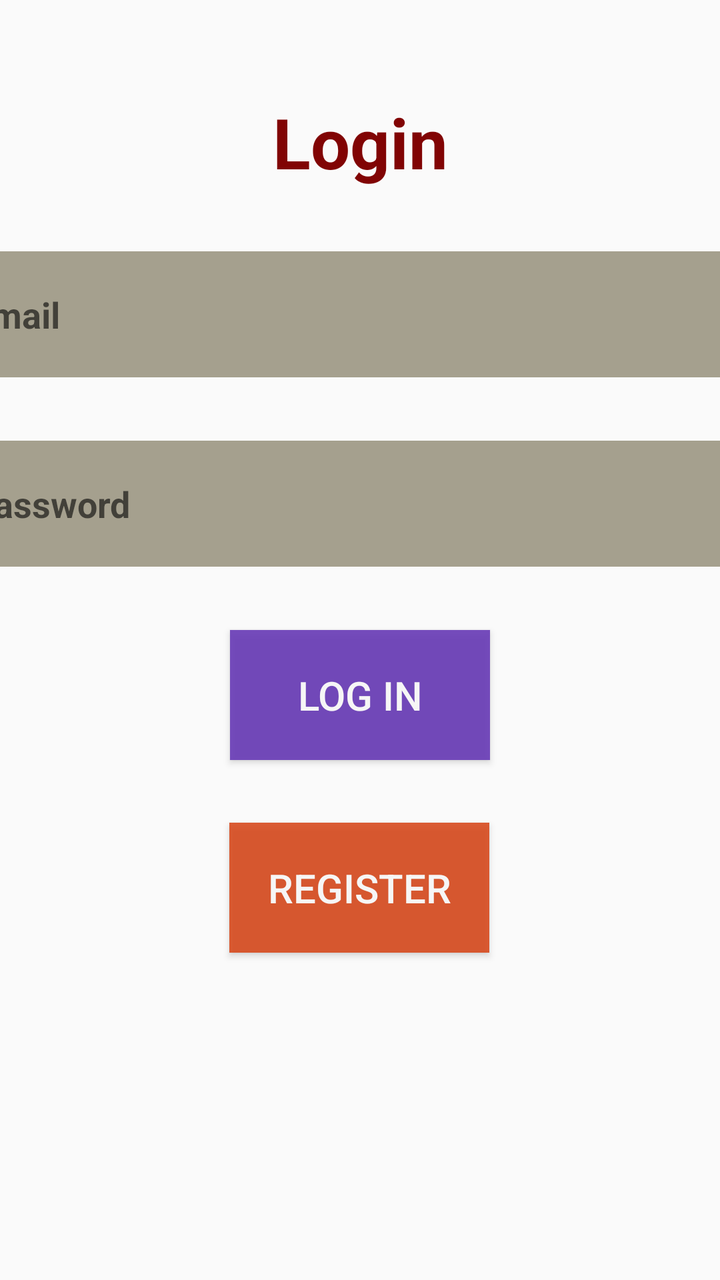
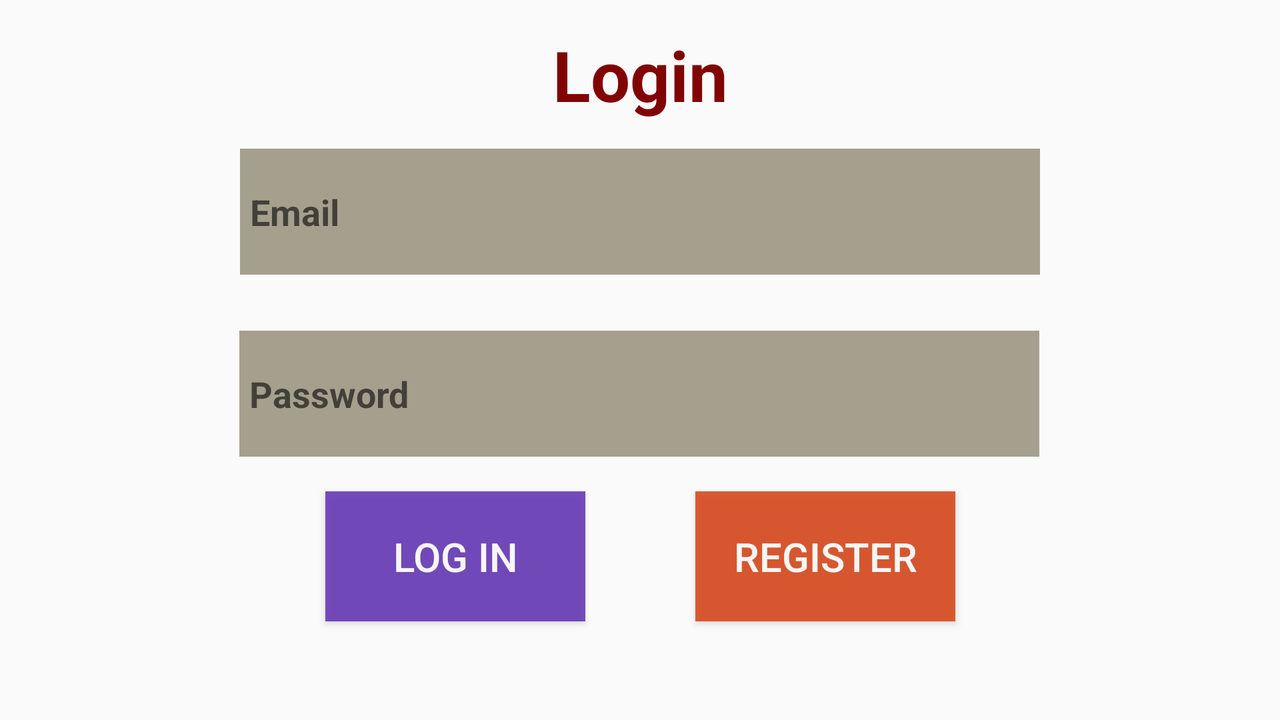

First picture: res/layout/ on a phone held upright. Second picture: the repository's own variant of that layout, on a device whose configuration matches the variant's folder. Source for both follows.
<!-- AndroidManifest.xml: application theme AppTheme -->
<!-- res/layout/activity_login.xml -->
<?xml version="1.0" encoding="utf-8"?>
<androidx.constraintlayout.widget.ConstraintLayout xmlns:android="http://schemas.android.com/apk/res/android"
    xmlns:app="http://schemas.android.com/apk/res-auto"
    xmlns:tools="http://schemas.android.com/tools"
    android:layout_width="match_parent"
    android:layout_height="match_parent"
    android:background="@drawable/login"
    tools:context=".tasks.ActivityLogin">

    <EditText
        android:id="@+id/user_email"
        android:layout_width="400dp"
        android:layout_height="63dp"
        android:background="@color/text"
        android:hint="Email"
        android:inputType="text"
        android:paddingLeft="5dp"
        android:paddingRight="5dp"
        android:textColor="@color/colorPrimary"
        android:textStyle="bold"
        app:layout_constraintBottom_toTopOf="@+id/user_Password"
        app:layout_constraintEnd_toEndOf="parent"
        app:layout_constraintHorizontal_bias="0.5"
        app:layout_constraintStart_toStartOf="parent"
        app:layout_constraintTop_toBottomOf="@+id/textView2"
        tools:ignore="TextFields" />

    <EditText
        android:id="@+id/user_Password"
        android:layout_width="400dp"
        android:layout_height="63dp"
        android:background="@color/text"
        android:hint="Password"
        android:inputType="textPassword"
        android:paddingLeft="5dp"
        android:paddingRight="5dp"
        android:textColor="@color/colorPrimary"
        android:textStyle="bold"
        app:layout_constraintBottom_toTopOf="@+id/Login"
        app:layout_constraintEnd_toEndOf="parent"
        app:layout_constraintHorizontal_bias="0.5"
        app:layout_constraintStart_toStartOf="parent"
        app:layout_constraintTop_toBottomOf="@+id/user_email" />

    <Button
        android:id="@+id/Login"
        android:layout_width="130dp"
        android:layout_height="65dp"
        android:background="@color/login"
        android:onClick="login"
        android:text="Log In"
        android:textColor="@color/button_text"
        android:textSize="20dp"
        app:layout_constraintBottom_toTopOf="@+id/Register"
        app:layout_constraintEnd_toEndOf="parent"
        app:layout_constraintHorizontal_bias="0.5"
        app:layout_constraintStart_toStartOf="parent"
        app:layout_constraintTop_toBottomOf="@+id/user_Password" />

    <Button
        android:id="@+id/Register"
        android:layout_width="130dp"
        android:layout_height="65dp"
        android:layout_marginBottom="132dp"
        android:background="@color/register"
        android:text="Register"

        android:textColor="@color/button_text"
        android:textSize="20dp"
        app:layout_constraintBottom_toBottomOf="parent"
        app:layout_constraintEnd_toEndOf="parent"
        app:layout_constraintHorizontal_bias="0.498"
        app:layout_constraintStart_toStartOf="parent"
        app:layout_constraintTop_toBottomOf="@+id/Login" />

    <TextView
        android:id="@+id/textView2"
        android:layout_width="wrap_content"
        android:layout_height="wrap_content"
        android:layout_marginTop="16dp"
        android:text="Login"
        android:textColor="@color/colorPrimary"
        android:textSize="35dp"
        android:textStyle="bold"
        app:layout_constraintBottom_toTopOf="@+id/user_email"
        app:layout_constraintEnd_toEndOf="parent"
        app:layout_constraintHorizontal_bias="0.5"
        app:layout_constraintStart_toStartOf="parent"
        app:layout_constraintTop_toTopOf="parent"
        app:layout_constraintVertical_chainStyle="spread" />

</androidx.constraintlayout.widget.ConstraintLayout>
<!-- resources referenced by this layout -->
<resources>
  <color name="button_text">#F6F6F6</color>
  <color name="colorPrimary">#810404</color>
  <color name="login">#E4673AB7</color>
  <color name="register">#E2D8491C</color>
  <color name="text">#A5A08E</color>
  <style name="AppTheme" parent="Theme.AppCompat.Light.DarkActionBar">
          
          <item name="colorPrimary">@color/colorPrimary</item>
          <item name="colorPrimaryDark">@color/colorPrimaryDark</item>
          <item name="colorAccent">@color/colorAccent</item>
      </style>
  <color name="colorPrimaryDark">#730303</color>
  <color name="colorAccent">#730303</color>
</resources>
<!-- res/layout-land/activity_login.xml (the repository's variant of the layout above) -->
<!-- drawn on the phone turned sideways -->
<?xml version="1.0" encoding="utf-8"?>
<androidx.constraintlayout.widget.ConstraintLayout xmlns:android="http://schemas.android.com/apk/res/android"
    xmlns:app="http://schemas.android.com/apk/res-auto"
    xmlns:tools="http://schemas.android.com/tools"
    android:layout_width="match_parent"
    android:layout_height="match_parent"
    android:background="@drawable/login"
    tools:context=".tasks.ActivityLogin">

    <EditText
        android:id="@+id/user_email"
        android:layout_width="400dp"
        android:layout_height="63dp"
        android:background="@color/text"
        android:hint="Email"
        android:textStyle="bold"
        android:textColor="@color/colorPrimary"
        android:inputType="text"
        android:paddingLeft="5dp"
        android:paddingRight="5dp"
        app:layout_constraintBottom_toBottomOf="parent"
        app:layout_constraintEnd_toEndOf="parent"
        app:layout_constraintStart_toStartOf="parent"
        app:layout_constraintTop_toTopOf="parent"
        app:layout_constraintVertical_bias="0.250"
        tools:ignore="TextFields" />

    <EditText
        android:id="@+id/user_Password"
        android:layout_width="400dp"
        android:layout_height="63dp"
        android:background="@color/text"
        android:hint="Password"
        android:inputType="textPassword"
        android:paddingLeft="5dp"
        android:paddingRight="5dp"
        android:textColor="@color/colorPrimary"
        android:textStyle="bold"
        app:layout_constraintBottom_toBottomOf="parent"
        app:layout_constraintEnd_toEndOf="parent"
        app:layout_constraintHorizontal_bias="0.498"
        app:layout_constraintStart_toStartOf="parent"
        app:layout_constraintTop_toBottomOf="@+id/user_email"
        app:layout_constraintVertical_bias="0.176" />

    <Button
        android:id="@+id/SignIn"
        android:layout_width="130dp"
        android:layout_height="65dp"
        android:background="@color/login"
        android:onClick="login"
        android:text="Log In"
        android:textColor="@color/button_text"
        android:textSize="20dp"
        app:layout_constraintBottom_toBottomOf="parent"
        app:layout_constraintEnd_toEndOf="parent"
        app:layout_constraintHorizontal_bias="0.319"
        app:layout_constraintStart_toStartOf="parent"
        app:layout_constraintTop_toBottomOf="@+id/user_Password"
        app:layout_constraintVertical_bias="0.26" />

    <Button
        android:id="@+id/Register"
        android:layout_width="130dp"
        android:layout_height="65dp"
        android:background="@color/register"
        android:text="Register"

        android:textColor="@color/button_text"
        android:textSize="20dp"
        app:layout_constraintBaseline_toBaselineOf="@+id/SignIn"
        app:layout_constraintEnd_toEndOf="parent"
        app:layout_constraintHorizontal_bias="0.682"
        app:layout_constraintStart_toStartOf="parent" />

    <TextView
        android:id="@+id/textView2"
        android:layout_width="wrap_content"
        android:layout_height="wrap_content"
        android:text="Login"
        android:textColor="@color/colorPrimary"
        android:textSize="35dp"
        android:textStyle="bold"
        app:layout_constraintBottom_toTopOf="@+id/user_email"
        app:layout_constraintEnd_toEndOf="parent"
        app:layout_constraintStart_toStartOf="parent"
        app:layout_constraintTop_toTopOf="parent" />

</androidx.constraintlayout.widget.ConstraintLayout>
